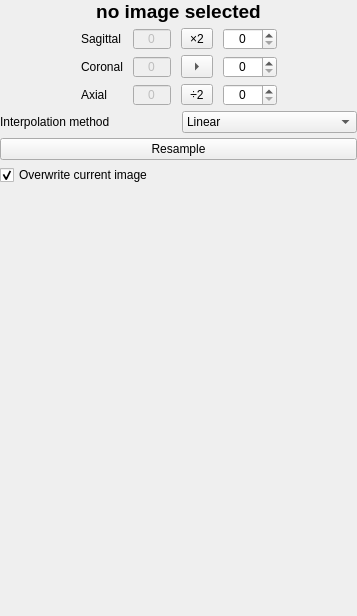
<?xml version="1.0" encoding="UTF-8"?>
<ui version="4.0">
 <class>ResampleViewControls</class>
 <widget class="QWidget" name="ResampleViewControls">
  <property name="geometry">
   <rect>
    <x>0</x>
    <y>0</y>
    <width>357</width>
    <height>616</height>
   </rect>
  </property>
  <property name="minimumSize">
   <size>
    <width>0</width>
    <height>0</height>
   </size>
  </property>
  <property name="windowTitle">
   <string>QmitkTemplate</string>
  </property>
  <property name="styleSheet">
   <string notr="true">QGroupBox {
	border-width: 1px; 
	border-style: solid; 
	border-color: grey;
	border-radius: 5px;
	margin-top: 1ex;
}

QGroupBox::title {
	subcontrol-origin: margin;
	subcontrol-position: top center;
	padding: 0 10px;
}

QScrollArea{
	border: 0;
	margin:0;
	padding:0;
}

[mandatoryField=true]{
	background-color: rgb(255, 150, 150);
}

[warningField=true]{
	background-color: rgb(255, 204, 0);
}

[errorField=true]{
	background-color: rgb(255, 150, 150);
}</string>
  </property>
  <layout class="QHBoxLayout" name="horizontalLayout">
   <property name="leftMargin">
    <number>0</number>
   </property>
   <property name="topMargin">
    <number>0</number>
   </property>
   <property name="rightMargin">
    <number>0</number>
   </property>
   <property name="bottomMargin">
    <number>0</number>
   </property>
   <item>
    <widget class="QScrollArea" name="scrollArea">
     <property name="widgetResizable">
      <bool>true</bool>
     </property>
     <widget class="QWidget" name="scrollAreaWidgetContents">
      <property name="geometry">
       <rect>
        <x>0</x>
        <y>0</y>
        <width>357</width>
        <height>616</height>
       </rect>
      </property>
      <layout class="QVBoxLayout" name="verticalLayout">
       <property name="spacing">
        <number>0</number>
       </property>
       <property name="leftMargin">
        <number>0</number>
       </property>
       <property name="topMargin">
        <number>0</number>
       </property>
       <property name="rightMargin">
        <number>0</number>
       </property>
       <property name="bottomMargin">
        <number>0</number>
       </property>
       <item>
        <layout class="QHBoxLayout" name="horizontalLayout_2">
         <property name="spacing">
          <number>0</number>
         </property>
         <property name="leftMargin">
          <number>0</number>
         </property>
         <property name="topMargin">
          <number>0</number>
         </property>
         <property name="rightMargin">
          <number>0</number>
         </property>
         <property name="bottomMargin">
          <number>0</number>
         </property>
         <item>
          <layout class="QVBoxLayout" name="verticalLayout_4">
           <property name="spacing">
            <number>5</number>
           </property>
           <property name="leftMargin">
            <number>0</number>
           </property>
           <property name="topMargin">
            <number>0</number>
           </property>
           <property name="rightMargin">
            <number>0</number>
           </property>
           <property name="bottomMargin">
            <number>0</number>
           </property>
           <item>
            <widget class="QLabel" name="selectedImage">
             <property name="text">
              <string>&lt;html&gt;&lt;head/&gt;&lt;body&gt;&lt;p&gt;&lt;span style=&quot; font-size:14pt; font-weight:600;&quot;&gt;no image selected&lt;/span&gt;&lt;/p&gt;&lt;/body&gt;&lt;/html&gt;</string>
             </property>
             <property name="alignment">
              <set>Qt::AlignCenter</set>
             </property>
            </widget>
           </item>
           <item>
            <layout class="QHBoxLayout" name="horizontalLayout_5">
             <property name="spacing">
              <number>10</number>
             </property>
             <property name="leftMargin">
              <number>0</number>
             </property>
             <property name="topMargin">
              <number>0</number>
             </property>
             <property name="rightMargin">
              <number>0</number>
             </property>
             <property name="bottomMargin">
              <number>0</number>
             </property>
             <item>
              <spacer name="horizontalSpacer">
               <property name="orientation">
                <enum>Qt::Horizontal</enum>
               </property>
               <property name="sizeHint" stdset="0">
                <size>
                 <width>40</width>
                 <height>20</height>
                </size>
               </property>
              </spacer>
             </item>
             <item>
              <layout class="QVBoxLayout" name="verticalLayout_5">
               <item>
                <widget class="QLabel" name="label_3">
                 <property name="text">
                  <string>Sagittal</string>
                 </property>
                </widget>
               </item>
               <item>
                <widget class="QLabel" name="label_2">
                 <property name="text">
                  <string>Coronal</string>
                 </property>
                </widget>
               </item>
               <item>
                <widget class="QLabel" name="label">
                 <property name="text">
                  <string>Axial</string>
                 </property>
                </widget>
               </item>
              </layout>
             </item>
             <item>
              <layout class="QVBoxLayout" name="verticalLayout_3">
               <property name="leftMargin">
                <number>0</number>
               </property>
               <property name="topMargin">
                <number>0</number>
               </property>
               <item>
                <widget class="QSpinBox" name="originDim1">
                 <property name="enabled">
                  <bool>false</bool>
                 </property>
                 <property name="sizePolicy">
                  <sizepolicy hsizetype="Maximum" vsizetype="Fixed">
                   <horstretch>0</horstretch>
                   <verstretch>0</verstretch>
                  </sizepolicy>
                 </property>
                 <property name="frame">
                  <bool>true</bool>
                 </property>
                 <property name="alignment">
                  <set>Qt::AlignCenter</set>
                 </property>
                 <property name="readOnly">
                  <bool>true</bool>
                 </property>
                 <property name="buttonSymbols">
                  <enum>QAbstractSpinBox::NoButtons</enum>
                 </property>
                 <property name="minimum">
                  <number>0</number>
                 </property>
                 <property name="maximum">
                  <number>9999</number>
                 </property>
                 <property name="value">
                  <number>0</number>
                 </property>
                </widget>
               </item>
               <item>
                <widget class="QSpinBox" name="originDim2">
                 <property name="enabled">
                  <bool>false</bool>
                 </property>
                 <property name="sizePolicy">
                  <sizepolicy hsizetype="Maximum" vsizetype="Fixed">
                   <horstretch>0</horstretch>
                   <verstretch>0</verstretch>
                  </sizepolicy>
                 </property>
                 <property name="alignment">
                  <set>Qt::AlignCenter</set>
                 </property>
                 <property name="buttonSymbols">
                  <enum>QAbstractSpinBox::NoButtons</enum>
                 </property>
                 <property name="minimum">
                  <number>0</number>
                 </property>
                 <property name="maximum">
                  <number>9999</number>
                 </property>
                 <property name="value">
                  <number>0</number>
                 </property>
                </widget>
               </item>
               <item>
                <widget class="QSpinBox" name="originDim3">
                 <property name="enabled">
                  <bool>false</bool>
                 </property>
                 <property name="sizePolicy">
                  <sizepolicy hsizetype="Maximum" vsizetype="Fixed">
                   <horstretch>0</horstretch>
                   <verstretch>0</verstretch>
                  </sizepolicy>
                 </property>
                 <property name="alignment">
                  <set>Qt::AlignCenter</set>
                 </property>
                 <property name="buttonSymbols">
                  <enum>QAbstractSpinBox::NoButtons</enum>
                 </property>
                 <property name="minimum">
                  <number>0</number>
                 </property>
                 <property name="maximum">
                  <number>9999</number>
                 </property>
                 <property name="value">
                  <number>0</number>
                 </property>
                </widget>
               </item>
              </layout>
             </item>
             <item>
              <layout class="QVBoxLayout" name="verticalLayout_6">
               <property name="topMargin">
                <number>0</number>
               </property>
               <property name="bottomMargin">
                <number>0</number>
               </property>
               <item>
                <widget class="QToolButton" name="mul2Button">
                 <property name="minimumSize">
                  <size>
                   <width>32</width>
                   <height>0</height>
                  </size>
                 </property>
                 <property name="text">
                  <string>×2</string>
                 </property>
                </widget>
               </item>
               <item>
                <widget class="QToolButton" name="copyButton">
                 <property name="enabled">
                  <bool>true</bool>
                 </property>
                 <property name="minimumSize">
                  <size>
                   <width>32</width>
                   <height>0</height>
                  </size>
                 </property>
                 <property name="styleSheet">
                  <string notr="true"/>
                 </property>
                 <property name="text">
                  <string>...</string>
                 </property>
                 <property name="iconSize">
                  <size>
                   <width>16</width>
                   <height>16</height>
                  </size>
                 </property>
                 <property name="arrowType">
                  <enum>Qt::RightArrow</enum>
                 </property>
                </widget>
               </item>
               <item>
                <widget class="QToolButton" name="div2Button">
                 <property name="minimumSize">
                  <size>
                   <width>32</width>
                   <height>0</height>
                  </size>
                 </property>
                 <property name="text">
                  <string>÷2</string>
                 </property>
                </widget>
               </item>
              </layout>
             </item>
             <item>
              <layout class="QVBoxLayout" name="verticalLayout_2">
               <item>
                <widget class="QSpinBox" name="resampleDim1">
                 <property name="sizePolicy">
                  <sizepolicy hsizetype="Maximum" vsizetype="Fixed">
                   <horstretch>0</horstretch>
                   <verstretch>0</verstretch>
                  </sizepolicy>
                 </property>
                 <property name="alignment">
                  <set>Qt::AlignCenter</set>
                 </property>
                 <property name="minimum">
                  <number>0</number>
                 </property>
                 <property name="maximum">
                  <number>9999</number>
                 </property>
                 <property name="value">
                  <number>0</number>
                 </property>
                </widget>
               </item>
               <item>
                <widget class="QSpinBox" name="resampleDim2">
                 <property name="sizePolicy">
                  <sizepolicy hsizetype="Maximum" vsizetype="Fixed">
                   <horstretch>0</horstretch>
                   <verstretch>0</verstretch>
                  </sizepolicy>
                 </property>
                 <property name="alignment">
                  <set>Qt::AlignCenter</set>
                 </property>
                 <property name="minimum">
                  <number>0</number>
                 </property>
                 <property name="maximum">
                  <number>9999</number>
                 </property>
                 <property name="value">
                  <number>0</number>
                 </property>
                </widget>
               </item>
               <item>
                <widget class="QSpinBox" name="resampleDim3">
                 <property name="sizePolicy">
                  <sizepolicy hsizetype="Maximum" vsizetype="Fixed">
                   <horstretch>0</horstretch>
                   <verstretch>0</verstretch>
                  </sizepolicy>
                 </property>
                 <property name="alignment">
                  <set>Qt::AlignCenter</set>
                 </property>
                 <property name="minimum">
                  <number>0</number>
                 </property>
                 <property name="maximum">
                  <number>9999</number>
                 </property>
                 <property name="value">
                  <number>0</number>
                 </property>
                </widget>
               </item>
              </layout>
             </item>
             <item>
              <spacer name="horizontalSpacer_2">
               <property name="orientation">
                <enum>Qt::Horizontal</enum>
               </property>
               <property name="sizeHint" stdset="0">
                <size>
                 <width>40</width>
                 <height>20</height>
                </size>
               </property>
              </spacer>
             </item>
            </layout>
           </item>
           <item>
            <widget class="QWidget" name="widget" native="true">
             <layout class="QHBoxLayout" name="horizontalLayout_4">
              <property name="leftMargin">
               <number>0</number>
              </property>
              <property name="topMargin">
               <number>0</number>
              </property>
              <property name="rightMargin">
               <number>0</number>
              </property>
              <property name="bottomMargin">
               <number>0</number>
              </property>
              <item>
               <widget class="QLabel" name="label_4">
                <property name="text">
                 <string>Interpolation method</string>
                </property>
               </widget>
              </item>
              <item>
               <widget class="QComboBox" name="interpolatorComboBox">
                <item>
                 <property name="text">
                  <string>Linear</string>
                 </property>
                </item>
                <item>
                 <property name="text">
                  <string>Nearest neighbor</string>
                 </property>
                </item>
                <item>
                 <property name="text">
                  <string>Gaussian</string>
                 </property>
                </item>
                <item>
                 <property name="text">
                  <string>BSpline</string>
                 </property>
                </item>
               </widget>
              </item>
             </layout>
            </widget>
           </item>
           <item>
            <widget class="QPushButton" name="resampleButton">
             <property name="text">
              <string>Resample</string>
             </property>
            </widget>
           </item>
           <item>
            <widget class="QCheckBox" name="inplaceCheckBox">
             <property name="text">
              <string>Overwrite current image</string>
             </property>
             <property name="checked">
              <bool>true</bool>
             </property>
            </widget>
           </item>
          </layout>
         </item>
        </layout>
       </item>
       <item>
        <spacer name="verticalSpacer">
         <property name="orientation">
          <enum>Qt::Vertical</enum>
         </property>
         <property name="sizeHint" stdset="0">
          <size>
           <width>20</width>
           <height>40</height>
          </size>
         </property>
        </spacer>
       </item>
      </layout>
     </widget>
    </widget>
   </item>
  </layout>
 </widget>
 <layoutdefault spacing="6" margin="11"/>
 <resources/>
 <connections/>
</ui>
